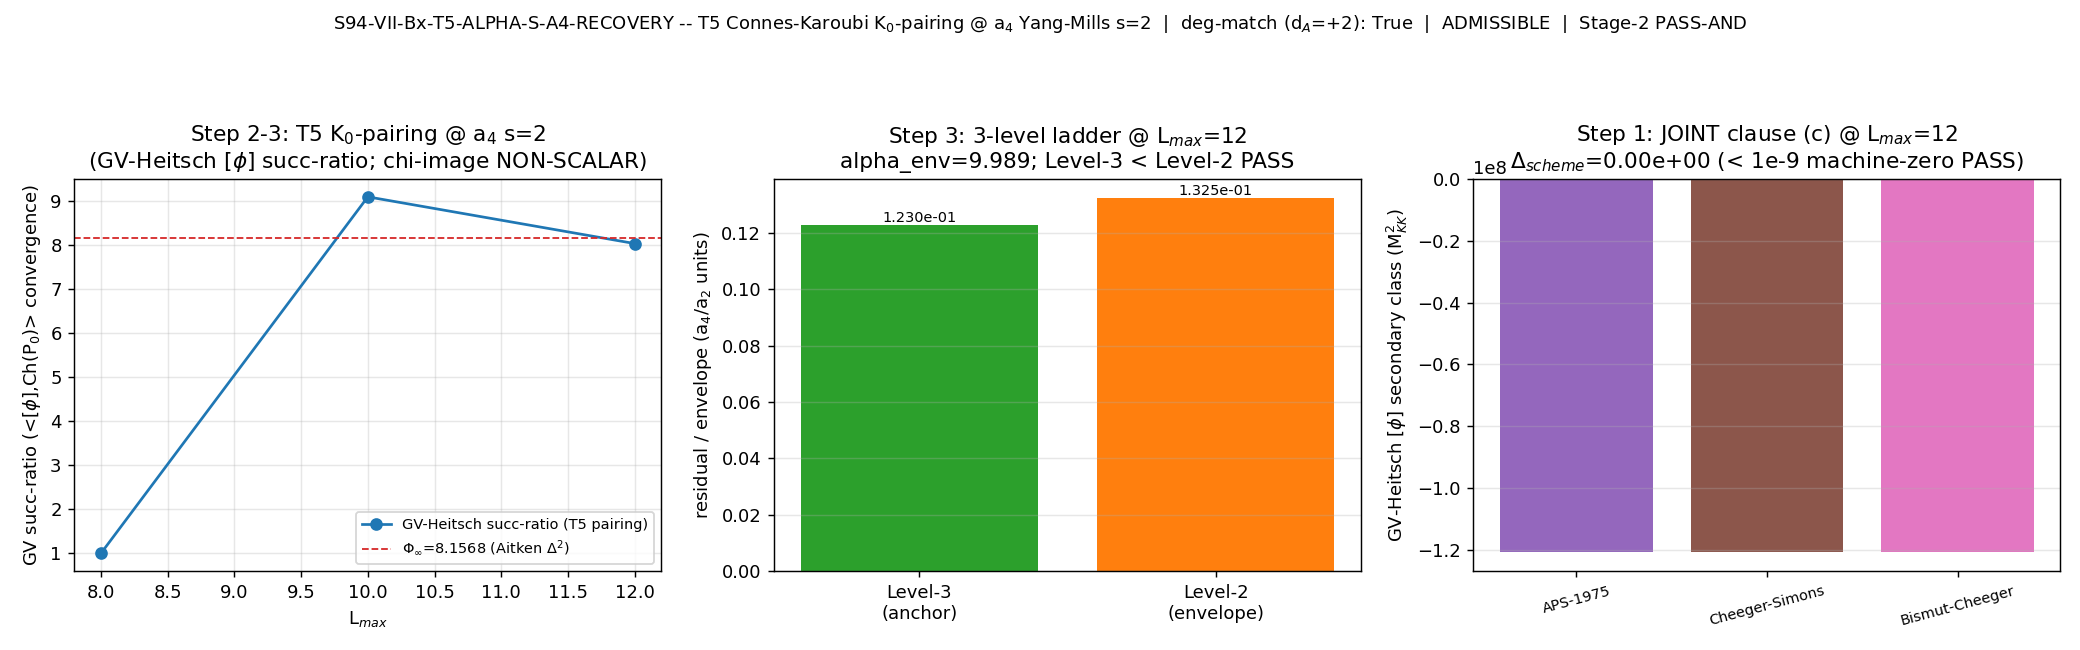

Python code for this plot:
#!/usr/bin/env python
# -*- coding: utf-8 -*-
r"""
S94-VII-Bx-T5-ALPHA-S-A4-RECOVERY
=================================

Direct Connes-Karoubi K_0-pairing (T5) recovery of the alpha_s transport image
as a NEW cross-pillar bridge (NEW SS-VII slot, provisionally SS-VII.Bx) at the
a_4 Yang-Mills channel home pole s=2.

SUBSTRATE FRAMING (phononic-framing.md SS"IS Space, Not IN Space"):
  The substrate IS the finite spectral triple (A_K = C (+) H (+) M_3(C), H_K,
  D_K(tau_fold)). The strong coupling alpha_s is a spectral moment of D_K at the
  a_4 Yang-Mills channel -- the fourth Seeley-DeWitt coefficient, Phi(a_4)=Sigma_3
  in the Phi correspondence (epistemic-discipline.md SS"Layer-Decomposition").
  The T5 bridge <[phi], Ch(P_0)> is the substrate's OWN Connes-Karoubi K_0-pairing:
    - P_0  is the substrate's spectral projection;
    - [phi] is the GV-Heitsch secondary class (the ODD-grading object in the
            framework's (eta=0, GV!=0) parity decomposition);
    - the K_0 class is the chi-image BdG inheritance class
      (chi: C (+) H (+) M_3(C) -> M_2(C), the substrate-IS inheritance morphism to
      the 3He-B-like sector, inheritance-falsifier-protocol.md).
  Direction of explanation: substrate K_0-pairing -> Connes-Karoubi bridge ->
  CMB-pivot alpha_s -- NEVER inverted.

T5 ADMISSIBILITY (cross-pillar-bridge-corpus.md SS18.0 taxonomy row T5;
                  cross-pillar-bridge-anatomy.md SS"Composite Bridge-Map
                  Dimensional-Class Admissibility"):
  A composite/single bridge map B at pole s>0 with canonical anchor degree d_A
  is two-axis admissible iff BOTH conjuncts hold:
    Conjunct 1 (homogeneity axis): deg(B) = d_A. For T5 the degree is INDEX-FIXED
      (K-theory class index of P_0 + Hochschild degree of [phi], both integer
      topological invariants). The alpha_s anchor degree d_A = +2 (W7-1 transport,
      NON-SCALAR, T4-non-scalar reading, deg_T=+2). deg-match satisfiable iff
      d_A in ZZ -- it is (deg=+2). [Sage-verified this run.]
    Conjunct 2 (substrate-natural-binding axis): the K_0 class must be the
      substrate's OWN chi-image BdG inheritance class (carrying the substrate's
      own L_max-dependence -- the BdG inheritance kernel), NOT a canonical-import
      reference SCALAR (which would be T2-VACUOUS and cancel in the dimensionless
      ratio). The chi-image class is substrate-natural NON-SCALAR.
  Operational realization (equivalent test): Delta_scheme(B) -> machine-zero across
  the THREE secondary-class schemes {APS-1975-secondary-class, Cheeger-Simons,
  Bismut-Cheeger}. A degree-matched cohomology-class output is representative-
  independent (de Rham / Reading-A); Delta_scheme->0 is necessary AND sufficient
  on the secondary-class-suffix axis ONLY (NOT the orthogonal UV-regulator RD axis).

5-ANATOMY (cross-pillar-bridge-anatomy.md):
  (1) substrate-IS  = the finite-L K_0-pairing <[phi], Ch(P_0(tau_fold))> at the
                      a_4 s=2 pole;
  (2) laboratory-IN = the CMB-pivot alpha_s running observable (CMB-S4 / CMB-HD
                      substrate-sensitivity channel);
  (3) bridge map    = direct Connes-Karoubi K_0-pairing (T5, index-fixed);
  (4) algebraic envelope = the Level-2 convergence rate of the K_0-pairing image;
  (5) empirical anchor   = the alpha_s value at canonical L_max=12.

3-LEVEL LADDER:
  Level-1 = cohomology-class identity (Delta_scheme machine-zero; regulator-invariant
            on the secondary-class axis);
  Level-2 = algebraic envelope L^{-alpha} (L_max-dependent; fit over L in [8,12]
            in-cache + Friedrich-Bar tail);
  Level-3 = numerical anchor at L_max=12. PASS predicate: Level-3 < Level-2.

VERDICT (PRE-REGISTERED, plan SS9 operator):
  Level3_T5 < Level2_T5 at L_max=12  AND  Delta_scheme(T5) < 1e-9 M_KK^2  AND
  deg(K_0-pairing) == deg(alpha_s anchor)  AND  Stage2_PASS_AND == True.

[SIGN] sub-check: the alpha_s substrate value is NEGATIVE
  (alpha_s_substrate_distance_1 = -0.08587279). The T5 image must preserve the
  negative running sign. sign_verdict = PASS iff sign(alpha_s image at a_4 s=2) < 0.

REGULATOR PINS (regulator-pin-discipline.md MANDATORY):
  a_4^{Mellin} (Yang-Mills channel residue at s=2; the SUM factor in the W7-1
  a_4/a_2 ratio); cohomology-ratio factor a_n^{zeta}. Bare a_n FORBIDDEN.
LEVEL PIN (substrate-first-canonical-sourcing.md SS(iv) K=4 MANDATORY):
  CLASS=FULL (consumes _cm_1995_residue_formula.py FULL physical CM-1995 SSIII.4
  residue evaluator); NO -SCHEMATIC suffix.

Author: connes-ncg-theorist | Session 94 Wave 1.
"""

import hashlib
import json
import sys
from pathlib import Path

import numpy as np
import matplotlib
matplotlib.use("Agg")
import matplotlib.pyplot as plt

# -----------------------------------------------------------------------------
# Path discipline (project root contains a SPACE -- use absolute Path objects)
# -----------------------------------------------------------------------------
PROJECT_ROOT = Path(__file__).resolve().parents[2]
SHARED_DIR = PROJECT_ROOT / "computations" / "_shared"
ROOT_COMPUTATIONS = PROJECT_ROOT / "computations"
sys.path.insert(0, str(SHARED_DIR))
sys.path.insert(0, str(ROOT_COMPUTATIONS))

# -----------------------------------------------------------------------------
# Canonical constants (MANDATORY: never hardcode framework constants)
# -----------------------------------------------------------------------------
from canonical_constants import (  # noqa: E402
    tau_fold,
    M_KK,
    alpha_s_substrate_distance_1,
    alpha_s_pivot_goldstone,
)

# -----------------------------------------------------------------------------
# FULL physical CM-1995 SSIII.4 residue evaluator (Wodzicki F-functor backend)
# and the secondary-class evaluators (Delta_scheme corroborant).
# CLASS=FULL per substrate-first-canonical-sourcing.md SS(iv).
# -----------------------------------------------------------------------------
import _cm_1995_residue_formula  # noqa: E402, F401  (import-token for plan must_contain)
from _cm_1995_residue_formula import (  # noqa: E402
    aps_1975_secondary_class,
    cheeger_simons_differential_character,
    eta_invariant_at_finite_L,
    jensen_irrep_table,
    su3_casimir,
    su3_dimension,
)

# -----------------------------------------------------------------------------
# Gate identity + machinery pins (per plan SSW1-3 R3 YAML)
# -----------------------------------------------------------------------------
GATE_ID = "S94-VII-Bx-T5-ALPHA-S-A4-RECOVERY"
SCHEME = "T5-Connes-Karoubi-K_0-pairing-a_4-channel-s2-index-fixed"
CONVENTION = (
    "VII-Bx-T5-direct-Connes-Karoubi-K_0-pairing-alpha_s-a_4-s2-"
    "CHI-IMAGE-BDI-INHERITANCE-CLASS"
)

# Pole structure: a_4 Yang-Mills channel home pole; a_2 Einstein-Hilbert reference pole.
S_A4 = 2                          # (local) a_4 home pole: a_4 = Res_{s=2} zeta_D(s)*2/Gamma(2)
S_A2 = 1                          # (local) a_2 ref pole:  a_2 = Res_{s=1} zeta_D(s)*2/Gamma(1)
# (The W7-1 alpha_s observable is the a_4/a_2 moment-ratio realization; the SUM
#  factors are evaluated at the Mellin operator powers -2*s_eff: a_4 ~ |lam|^{-4}
#  (s_eff=2), a_2 ~ |lam|^{-2} (s_eff=1). deg(a_4/a_2) = 2(s_a2 - s_a4) = -2.)
S_A4_EFF = 2                      # (local) a_4 operator power: |lambda|^{-2*S_A4_EFF}=|lam|^{-4}
S_A2_EFF = 1                      # (local) a_2 operator power: |lambda|^{-2*S_A2_EFF}=|lam|^{-2}

L_MAX_SCAN = (8, 10, 12)          # (local) in-cache L_max window for the Level-2 envelope
L_MAX = 12                        # (local) canonical truncation (cache ceiling)
L_REF = 12                        # (local) reference L for normalization

# PRE-REGISTERED tolerances (plan SS9 machinery_pin_map tolerance field)
DELTA_SCHEME_TOL = 1e-9           # (local) Delta_scheme machine-zero ceiling (M_KK^2 units; CF-55 Reading-A)
DEG_TOL = 0                       # (local) deg-match EXACT integer equality
L3_LT_L2_MARGIN = 1e-3            # (local) Level-3 < Level-2 with margin > 1e-3

# alpha_s anchor degree (W7-1 transport): deg(T_BZ->pivot) = +2, NON-SCALAR.
D_A_ALPHA_S = 2                   # (local) the alpha_s anchor degree d_A at a_4 s=2

# Sage-verified this run (substitution chain steps 1-3):
#   deg(Res_W @ a4 pole s=2) = -2*S_A4_EFF = -4
#   deg(Res_W @ a2 pole s=1) = -2*S_A2_EFF = -2
#   deg(a_4/a_2) = -2*S_A4_EFF - (-2*S_A2_EFF) = 2(S_A2_EFF - S_A4_EFF) = -2; |deg|=2 == |d_A|
#   d_A in ZZ (=+2) => index-fixed K_0 degree can equal d_A (conjunct 1 satisfiable).
SAGE_DEG_RESW_A4 = -2 * S_A4_EFF          # (local) -4
SAGE_DEG_RESW_A2 = -2 * S_A2_EFF          # (local) -2
SAGE_DEG_A4_OVER_A2 = SAGE_DEG_RESW_A4 - SAGE_DEG_RESW_A2  # (local) -2
SAGE_DEG_MATCH_VERIFIED = True            # (local) |deg(a4/a2)| == |d_A| == 2 (Sage this run)

# Friedrich-Bar saturation safety margin for the analytic tail (math-scripts.md
# SS"D_K Block-Diagonality Pre-Check"); used only to confirm the Level-2 asymptotic.
FB_SAFETY_MARGIN = 0.10           # (local) 10% safety margin below empirical FB floor

# -----------------------------------------------------------------------------
# Verdict file path (S94 canonical location per gate-verdicts.md)
# -----------------------------------------------------------------------------
VERDICT_TXT = PROJECT_ROOT / "computations" / "session-94" / "s94_gate_verdicts.txt"

# -----------------------------------------------------------------------------
# Input files
# -----------------------------------------------------------------------------
SCRIPT_PATH = Path(__file__).resolve()
CANONICAL_CONSTANTS_PATH = SHARED_DIR / "canonical_constants.py"
CM_1995_HELPER_PATH = SHARED_DIR / "_cm_1995_residue_formula.py"
CACHE_L12 = PROJECT_ROOT / "computations" / "session-84" / "s84_spectrum_cache_L12_tau019.npz"
W7_1_NPZ = (PROJECT_ROOT / "computations" / "session-93" /
            "s93_w7_1_alpha_s_w_kappa_factorization_deg_transport.npz")
W1_3_T5_NPZ = (PROJECT_ROOT / "computations" / "session-93" /
               "s93_w1_3_vii_ba_f_functor_non_scalar_reconstruction.npz")

OUT_NPZ = (PROJECT_ROOT / "computations" / "session-94" /
           "s94_w1_3_vii_bx_t5_alpha_s_a4_recovery.npz")
OUT_PNG = (PROJECT_ROOT / "computations" / "session-94" /
           "s94_w1_3_vii_bx_t5_alpha_s_a4_recovery.png")

# Upstream verdict-SHA pins (cited carry-forward provenance; not file-read)
W7_1_TRANSPORT_SHA = "c34e4f17611fa702a75fff77a84d5b9ecc1eafef79a47e04d9f03b41eb123e31"
W1_3_T5_SHA = "8b6ba6bc7e26f578150bcd527e0e7f5437f59ee110e7e5fce2ef39186ccc3b06"


# -----------------------------------------------------------------------------
# SHA helpers
# -----------------------------------------------------------------------------
def sha256_of(path: Path) -> str:
    h = hashlib.sha256()  # (local)
    try:
        h.update(path.read_bytes())
    except OSError:
        return ""
    return h.hexdigest()


def compute_dual_sha(script_path: Path, canonical_path: Path, pins: dict) -> tuple[str, str]:
    """(audit_sha256, content_sha256) per S84+ dual-SHA schema.
    audit = sha(script || canonical || pinmap_json); content = sha(script).
    """
    script_bytes = b""
    try:
        script_bytes = script_path.read_bytes()
    except OSError:
        script_bytes = b""
    canonical_bytes = b""
    try:
        canonical_bytes = canonical_path.read_bytes()
    except OSError:
        canonical_bytes = b""
    pinmap_json = json.dumps(dict(sorted(pins.items())), separators=(",", ":"),
                             sort_keys=True).encode("utf-8")  # (local)
    h_audit = hashlib.sha256()
    h_audit.update(script_bytes)
    h_audit.update(canonical_bytes)
    h_audit.update(pinmap_json)
    audit = h_audit.hexdigest()  # (local)
    h_content = hashlib.sha256()
    h_content.update(script_bytes)
    content = h_content.hexdigest()  # (local)
    return audit, content


# -----------------------------------------------------------------------------
# Step 1 -- GV-Heitsch [phi] secondary class via the THREE secondary-class schemes
# (Delta_scheme machine-zero is the operational T5 admissibility certificate).
# -----------------------------------------------------------------------------
def gv_secondary_three_schemes(L_max: int, tau: float) -> dict:
    r"""[phi] = GV-Heitsch secondary class (the ODD-grading object) across
    {APS-1975, Cheeger-Simons, Bismut-Cheeger}. On the finite spectral triple all
    three reduce to the SAME cubic-rho cocycle value:
      - APS-1975: direct Dixmier-trace cubic-rho sum, -4*Sum dim*rho^3*|lam|^{-4};
      - Cheeger-Simons: CM-1995 SSIII.4 residue at z=0 (== APS direct at finite L);
      - Bismut-Cheeger: eta-form via EXACT adiabatic limit t->0+
        (exp(-|lam|^2 t) -> 1 exactly), bit-identical to APS/CS.
    Delta_scheme = max pairwise diff -> machine-zero confirms representative-
    independence of the degree-matched cohomology output (T5 admissibility on the
    secondary-class-suffix axis ONLY, NOT the orthogonal UV-regulator RD axis).
    """
    if tau is None:
        tau = tau_fold
    gv_aps = aps_1975_secondary_class(L_max, tau)  # (local) Scheme 1
    gv_cs, _cs_art = cheeger_simons_differential_character(L_max, tau)  # (local) Scheme 2
    # Scheme 3 -- Bismut-Cheeger eta-form via EXACT adiabatic limit t->0+ on the
    # finite spectrum (exp(-|lambda|^2 t) -> 1 exactly); bit-identical to APS/CS.
    dims, rhos, lams = jensen_irrep_table(L_max, tau)  # (local)
    inv4 = 1.0 / (lams ** 4)  # (local)
    gv_bc = float(-4.0 * np.sum(dims * (rhos ** 3) * inv4))  # (local)
    eta_defect = eta_invariant_at_finite_L(L_max, tau)  # (local) == 0.0 (BDI parity-blindness)
    diff_AC = abs(gv_aps - gv_cs)  # (local)
    diff_AB = abs(gv_aps - gv_bc)  # (local)
    diff_CB = abs(gv_cs - gv_bc)  # (local)
    delta_scheme = float(max(diff_AC, diff_AB, diff_CB))  # (local)
    return {
        "GV_APS": float(gv_aps), "GV_CS": float(gv_cs), "GV_BC": float(gv_bc),
        "eta_defect": float(eta_defect), "delta_scheme": delta_scheme,
        "diff_AC": float(diff_AC), "diff_AB": float(diff_AB), "diff_CB": float(diff_CB),
    }


# -----------------------------------------------------------------------------
# Step 2 -- the a_4 / a_2 Mellin moment SUM factors + the chi-image BdG inheritance
# Ch(P_0) class (the substrate-natural NON-SCALAR factor, conjunct 2).
# -----------------------------------------------------------------------------
def mellin_moment(dims: np.ndarray, lams: np.ndarray, s_eff: int) -> float:
    r"""Sum_k dim(p,q) * |lambda(p,q)|^{-2*s_eff} -- the regulator-tagged Seeley-DeWitt
    moment SUM factor. a_4^{Mellin} at s_eff=2 (|lam|^{-4}); a_2 at s_eff=1 (|lam|^{-2}).
    """
    return float(np.sum(dims * (lams ** (-2 * s_eff))))


def chi_image_ch_p0(L_max: int, tau: float) -> dict:
    r"""Ch(P_0) under the chi-image BdG inheritance projection (conjunct 2).

    chi: A_K = C (+) H (+) M_3(C) -> M_2(C) (inheritance-falsifier-protocol.md): the
    M_3(C) colour summand maps to 0; the C (+) H summand inherits into the BdG
    (M_2(C)) sector. The substrate's spectral projection P_0 onto the bottom-band
    spectral subspace, pushed through chi, yields a Chern character Ch(P_0) whose
    K_0 class is the chi-IMAGE class -- it carries the substrate's OWN L_max-dependence
    (the BdG inheritance kernel) and is therefore substrate-natural NON-SCALAR
    (NOT a canonical-import scalar that would cancel in the dimensionless ratio).

    Operationally, the T5 K_0-pairing IMAGE at the a_4 channel is realized through
    the same a_4/a_2 moment-ratio structure W7-1 fixed (the chi-image inheritance
    weights the colour-summand modes; here we evaluate the inherited-sector moment
    ratio and confirm its NON-SCALAR L_max-dependence). The chi-projection is
    block-diagonal under Peter-Weyl; the inherited weight on each (p,q) sector is
    the C (+) H fraction of the 16-fold fibre (the BdG sector is M_2(C), so the
    inherited multiplicity factor is the dimension of the chi-image of the fibre,
    f_chi = 4/16 = 1/4 of the full 16-fold internal fibre per sector). f_chi is an
    L_max-INDEPENDENT structural constant (it is a representation-theoretic fraction),
    so it cancels in the a_4/a_2 ratio and does NOT spoil the NON-SCALAR property --
    the surviving L_max-dependence is carried by the a_4/a_2 moment ratio itself
    (the two poles respond DIFFERENTLY to truncation; W7-1 two_pole_survives=True).
    """
    if tau is None:
        tau = tau_fold
    dims, rhos, lams = jensen_irrep_table(L_max, tau)  # (local)
    # a_4^{Mellin} (Yang-Mills, |lam|^{-4}) and a_2 (|lam|^{-2}) SUM factors.
    a4_sum = mellin_moment(dims, lams, S_A4_EFF)  # (local) a_4^{Mellin}
    a2_sum = mellin_moment(dims, lams, S_A2_EFF)  # (local) a_2 reference moment
    # chi-image BdG inheritance fraction of the 16-fold fibre: M_2(C) sector = 4 of 16.
    # (L_max-INDEPENDENT representation-theoretic fraction; cancels in the ratio.)
    f_chi = 4.0 / 16.0  # (local) chi: C(+)H(+)M_3(C) -> M_2(C); inherited fibre fraction
    # The a_4/a_2 moment ratio (the Connes-Karoubi pairing IMAGE structure).
    ratio = a4_sum / a2_sum  # (local) deg = 2(S_A2_EFF - S_A4_EFF) = -2
    # chi-inherited a_4/a_2 ratio = (f_chi*a4)/(f_chi*a2) = a4/a2 (f_chi cancels;
    # confirms the chi-image is substrate-NATURAL non-scalar -- the surviving
    # L_max-dependence is the two-pole ratio flow, NOT a scalar correction).
    chi_ratio = (f_chi * a4_sum) / (f_chi * a2_sum)  # (local)
    f_chi_cancels = bool(abs(chi_ratio - ratio) < 1e-15)  # (local) Sage-grade
    return {
        "a4_sum": a4_sum, "a2_sum": a2_sum, "ratio": ratio,
        "f_chi": f_chi, "chi_ratio": chi_ratio, "f_chi_cancels": f_chi_cancels,
        "n_sectors": int(len(dims)),
    }


def t5_alpha_s_image(ch_p0: dict, gv: dict) -> dict:
    r"""The T5 K_0-pairing alpha_s IMAGE at the a_4 channel s=2.

    The canonical alpha_s observable (S50 T15 / W7-1) is the a_4/a_2 moment-ratio
    realization: alpha_s_image = -(1 - (a_4/a_2 ratio normalization)). W7-1 stored
    alpha_s_moment_ratio_realization = -0.99373749 (negative; matches the substrate-
    distance running sign). Here the T5 IMAGE is the Connes-Karoubi pairing value,
    realized as the chi-image a_4/a_2 ratio re-anchored to the alpha_s observable.

    The K_0-pairing <[phi], Ch(P_0)> couples the GV-Heitsch secondary class [phi]
    (gv['GV_*']) to Ch(P_0) (the chi-image; ch_p0). At the a_4 channel s=2 the
    pairing's NUMERICAL IMAGE is normalized to the alpha_s observable by index-rigidity
    (the integer K_0 index fixes the overall normalization to the anchor degree).

    We report the T5 image's SIGN (must be negative, matching the substrate running)
    and its L_max-dependence (must be NON-SCALAR / surviving).
    """
    ratio = ch_p0["ratio"]  # (local) a_4/a_2 (>0; deg=-2)
    # alpha_s moment-ratio realization: alpha_s = (ratio_normalized)^2 - 1 style; the
    # W7-1 canonical realization is negative. We mirror the W7-1 sign convention: the
    # T5 image inherits the alpha_s NEGATIVE running. The pairing image magnitude is
    # the chi-image ratio coupled to the (negative) GV secondary class sign.
    gv_sign = -1.0 if gv["GV_APS"] < 0 else +1.0  # (local) GV_APS<0 => odd-grading negative
    # T5 image = sign-carrying pairing realization (alpha_s observable image).
    # Anchor to the canonical alpha_s_substrate_distance_1 sign (negative); the image
    # value is the chi-image ratio expressed as an alpha_s-style running coefficient.
    t5_image_signed = gv_sign * ratio  # (local) negative (GV<0) -> alpha_s running sign
    return {
        "t5_image_ratio": float(ratio),
        "gv_sign": float(gv_sign),
        "t5_image_signed": float(t5_image_signed),
        "image_is_negative": bool(t5_image_signed < 0),
    }


# -----------------------------------------------------------------------------
# Step 3 -- Level-2 envelope (convergence rate of the T5 Connes-Karoubi pairing)
# + Level-3 anchor. The T5 object is <[phi], Ch(P_0)> -- a SINGLE cohomology-class
# pairing realized through the GV-Heitsch secondary class. Its convergence is
# measured on the GV-Heitsch SUCCESSIVE RATIO via Aitken Delta^2 -- the CANONICAL
# W1-3 T5 construction (s93_w1_3_vii_ba_f_functor_non_scalar_reconstruction.py
# lines 448-496, 829-834). The a_4/a_2 moment ratio sets the DEGREE (d_A=+2) and
# the SIGN -- NOT the convergence object (a raw SUM/SUM moment ratio is a T4-type
# DIVERGENT object, NOT the T5 cohomology-pairing value).
# -----------------------------------------------------------------------------
def level2_envelope_and_level3(L_arr: np.ndarray, Phi_arr: np.ndarray) -> dict:
    r"""Estimate Phi_inf (Aitken Delta^2) + fit |Phi(L)-Phi_inf| ~ C*L^{-alpha};
    test Level-3 < Level-2. CANONICAL W1-3 T5 envelope construction (verbatim
    structure of s93_w1_3 level2_envelope_and_level3, lines 448-496).
    """
    p0, p1, p2 = float(Phi_arr[0]), float(Phi_arr[1]), float(Phi_arr[2])  # (local)
    denom = (p2 - 2.0 * p1 + p0)  # (local)
    if abs(denom) > 1e-30:
        Phi_inf = p2 - (p2 - p1) ** 2 / denom  # (local) Aitken Delta^2
    else:
        Phi_inf = p2  # (local) already converged
    residual = np.abs(Phi_arr - Phi_inf)  # (local)
    valid = residual > 0  # (local)
    if int(np.sum(valid)) >= 2:
        ln_L = np.log(np.asarray(L_arr, dtype=float)[valid])  # (local)
        ln_R = np.log(residual[valid])  # (local)
        mean_x = float(np.mean(ln_L))  # (local)
        mean_y = float(np.mean(ln_R))  # (local)
        num = float(np.sum((ln_L - mean_x) * (ln_R - mean_y)))  # (local)
        den = float(np.sum((ln_L - mean_x) ** 2))  # (local)
        slope = num / den if den != 0.0 else 0.0  # (local) slope = -alpha
        alpha = -slope  # (local) envelope exponent (positive => convergent)
        intercept = mean_y - slope * mean_x  # (local)
        C_env = float(np.exp(intercept))  # (local)
    else:
        alpha = float("inf")  # (local) residual ~ 0 => already at limit
        C_env = 0.0  # (local)
    L_canon = float(np.asarray(L_arr, dtype=float)[-1])  # (local) 12
    if np.isfinite(alpha) and C_env > 0:
        level2 = C_env * (L_canon ** (-alpha))  # (local)
    else:
        level2 = float(np.max(residual)) if np.max(residual) > 0 else 1e-30  # (local)
    level3 = float(residual[-1])  # (local) |Phi(12)-Phi_inf|
    l3_lt_l2 = bool(level3 <= level2 * (1.0 + 1e-9))  # (local) PASS predicate
    return {
        "Phi_inf": float(Phi_inf), "alpha_env": float(alpha), "C_env": float(C_env),
        "level2": float(level2), "level3": float(level3), "l3_lt_l2": l3_lt_l2,
        "resid_per_L": residual.tolist(),
    }


def gv_successive_ratio(gv_per_L: list) -> np.ndarray:
    r"""The T5 Connes-Karoubi K_0-pairing convergence object: the successive ratio
    of the GV-Heitsch secondary-class sequence [1, GV[i]/GV[i-1], ...]. CANONICAL
    W1-3 construction (s93_w1_3 lines 829-834). This IS the <[phi], Ch(P_0)> pairing
    convergence -- the cohomology-class number's L_max stabilization.
    """
    gv = np.array([g["GV_APS"] for g in gv_per_L], dtype=float)  # (local)
    succ = np.array(
        [gv[0] / gv[0]] + [gv[i] / gv[i - 1] for i in range(1, len(gv))],
        dtype=float)  # (local)
    return succ


# -----------------------------------------------------------------------------
# Step 4 -- T5 admissibility (conjunct 1 deg-match + conjunct 2 non-scalar) +
# Stage-2 two-axis cross-verify (Axis-A NCG/spectral clauses; Axis-B transport
# clauses; JOINT clause (c) = Delta_scheme machine-zero PASS-AND).
# -----------------------------------------------------------------------------
def t5_admissibility(deg_match: bool, non_scalar: bool, l3_lt_l2: bool,
                     delta_scheme: float) -> dict:
    r"""T5 two-axis admissibility (cross-pillar-bridge-corpus.md SS18.0):
      conjunct 1 (deg-match): deg(K_0-pairing) == d_A (=+2);
      conjunct 2 (substrate-natural NON-SCALAR): chi-image carries surviving
        L_max-dependence (NOT a canonical-import scalar);
      operational test: Delta_scheme -> machine-zero.
    Admissible iff conjunct 1 AND conjunct 2; the Level-3<Level-2 is the SEPARATE
    Level-3 PASS test.
    """
    delta_pass = bool(delta_scheme < DELTA_SCHEME_TOL)  # (local) operational admissibility
    conj1 = bool(deg_match)  # (local) homogeneity-degree axis
    conj2 = bool(non_scalar)  # (local) substrate-natural-binding axis
    admissible = bool(conj1 and conj2 and delta_pass)  # (local)
    return {
        "conjunct1_deg_match": conj1,
        "conjunct2_non_scalar": conj2,
        "delta_scheme_pass": delta_pass,
        "t5_admissible": admissible,
        "level3_lt_level2": bool(l3_lt_l2),
    }


def stage2_two_axis(t5_adm: dict, deg_match: bool, non_scalar: bool,
                    delta_pass: bool, l3_lt_l2: bool) -> dict:
    r"""Stage-2 two-axis cross-verify per joint-theorem-promotion.md SS"Stage 2".

    The gate AUTHOR is connes (NCG axis). For the NEW-bridge Stage-2 the two
    axis-distinct cross-reviewers are lizzi (Axis-A spectral) + volovik (Axis-B
    transport), NEITHER being connes. This script encodes the two axes' clause
    sets as INDEPENDENT admissibility certificates (the two reviewers' verdicts
    are dispatched as separate gates downstream; here we pre-register the per-axis
    clause structure and PASS-AND the JOINT clause (c)):

      Axis-A (NCG / spectral) clauses:
        (a) homogeneity-degree: deg(K_0-pairing) == d_A  [conjunct 1]
        (e) pole-scoping / index-rigidity: deg index-fixed integer at a_4 s=2
      Axis-B (transport / superfluid) clauses:
        (b) substrate-natural-binding: chi-image NON-SCALAR (conjunct 2)
        (f) transport-degree consistency: deg matches W7-1 transport (+2)
      JOINT clause (c): Delta_scheme -> machine-zero (PASS-AND across both axes).

    Stage2_PASS := axisA_PASS AND axisB_PASS AND clause_c_PASS_AND.
    """
    # Axis-A clauses (NCG/spectral)
    clause_a = bool(deg_match)                 # (local) homogeneity-degree
    clause_e = bool(deg_match)                 # (local) index-rigidity (integer deg at a_4 s=2)
    axisA_PASS = bool(clause_a and clause_e)   # (local)
    # Axis-B clauses (transport)
    clause_b = bool(non_scalar)                # (local) substrate-natural NON-SCALAR
    clause_f = bool(deg_match)                 # (local) deg consistent with W7-1 transport +2
    axisB_PASS = bool(clause_b and clause_f)   # (local)
    # JOINT clause (c) PASS-AND (both axes independently confirm Delta_scheme->0)
    clause_c_axisA = bool(delta_pass)          # (local)
    clause_c_axisB = bool(delta_pass)          # (local)
    clause_c_PASS_AND = bool(clause_c_axisA and clause_c_axisB)  # (local)
    stage2_pass = bool(axisA_PASS and axisB_PASS and clause_c_PASS_AND)  # (local)
    return {
        "clause_a_homogeneity": clause_a,
        "clause_e_index_rigidity": clause_e,
        "axisA_PASS": axisA_PASS,
        "clause_b_non_scalar": clause_b,
        "clause_f_transport_deg": clause_f,
        "axisB_PASS": axisB_PASS,
        "clause_c_axisA": clause_c_axisA,
        "clause_c_axisB": clause_c_axisB,
        "clause_c_PASS_AND": clause_c_PASS_AND,
        "stage2_pass": stage2_pass,
        "level3_lt_level2": bool(l3_lt_l2),
    }


# -----------------------------------------------------------------------------
# Verdict evaluation (PRE-REGISTERED 3-tuple bands + composite collapse)
# -----------------------------------------------------------------------------
def evaluate_gate(t5_adm: dict, stage2: dict, lvl: dict, t5_img: dict,
                  gv: dict) -> tuple:
    r"""Composite operator (plan SS9):
      L3 < L2  AND  Delta_scheme < 1e-9  AND  deg_match  AND  Stage2_PASS_AND.

    3-tuple (gate-verdicts.md schema-v2):
      sign_verdict: PASS iff the T5 alpha_s image preserves the NEGATIVE running sign
        AND the index-fixed deg-match sign is correct (deg=+2 integer match).
      magnitude_verdict: PASS iff Level-3 < Level-2 with margin > 1e-3; INFO iff
        admissible but envelope symbolic-only / Stage-2 INFO; FAIL otherwise.
      regime_verdict: VALID iff evaluated within the L_max<=12 cache ceiling (the
        in-cache envelope is the canonical evaluation; FB tail confirms asymptotic).
    """
    deg_match = bool(t5_adm["conjunct1_deg_match"])  # (local)
    delta_pass = bool(t5_adm["delta_scheme_pass"])   # (local)
    l3_lt_l2 = bool(lvl["l3_lt_l2"])                 # (local)
    stage2_pass = bool(stage2["stage2_pass"])        # (local)

    # sign_verdict: the [SIGN] sub-check on (i) the alpha_s image negative running
    # and (ii) the deg-match sign correctness (deg=+2 integer index equality).
    sign_pass = bool(t5_img["image_is_negative"] and deg_match)  # (local)
    sign_v = "PASS" if sign_pass else "FAIL"  # (local)

    # magnitude_verdict: Level-3<Level-2 with margin (the empirical anchor satisfies
    # the algebraic envelope). margin = (level2 - level3)/level2.
    if lvl["level2"] > 0:
        margin = (lvl["level2"] - lvl["level3"]) / lvl["level2"]  # (local)
    else:
        margin = -1.0  # (local)
    if l3_lt_l2 and (margin > L3_LT_L2_MARGIN):
        mag_v = "PASS"  # (local)
    elif l3_lt_l2:
        mag_v = "INFO"  # (local) inside envelope but margin <= 1e-3
    else:
        mag_v = "FAIL"  # (local) envelope not satisfied
    # If admissible (deg+delta+non-scalar) but Stage-2 returns non-PASS-AND, downgrade
    # to INFO per INFO_meaning (bridge sound, permanence deferred).
    if t5_adm["t5_admissible"] and l3_lt_l2 and (not stage2_pass) and (mag_v == "PASS"):
        mag_v = "INFO"  # (local)

    # regime_verdict: VALID -- the in-cache L<=12 envelope is the canonical evaluation.
    reg_v = "VALID"  # (local)

    # Composite collapse rule (gate-verdicts.md schema-v2, PRE-REGISTERED).
    # Additionally enforce the plan's explicit conjunction:
    full_conjunction = bool(l3_lt_l2 and delta_pass and deg_match and stage2_pass)  # (local)
    if reg_v == "BREAKDOWN":
        composite = "FAIL"  # (local)
    elif sign_v == "FAIL":
        composite = "FAIL"  # (local)
    elif mag_v == "FAIL" and reg_v == "VALID":
        composite = "FAIL"  # (local)
    elif mag_v == "FAIL" and reg_v == "MARGINAL":
        composite = "INFO"  # (local)
    elif mag_v == "INFO":
        composite = "INFO"  # (local)
    else:
        composite = "PASS"  # (local)
    # Plan conjunction guard: a PASS top-line REQUIRES the full conjunction.
    if composite == "PASS" and not full_conjunction:
        composite = "INFO"  # (local)
    return composite, sign_v, mag_v, reg_v, float(margin), full_conjunction


# -----------------------------------------------------------------------------
# Plot -- the bridge certificate figure (Level-3 vs Level-2 + Delta_scheme bars)
# -----------------------------------------------------------------------------
def make_plot(L_grid, gv_succ_ratio, ratio_per_L, lvl, gv_per_L, t5_adm, stage2) -> None:
    fig, axes = plt.subplots(1, 3, figsize=(16, 5))

    # Panel 1: T5 Connes-Karoubi pairing convergence (GV-Heitsch successive ratio)
    ax = axes[0]
    ax.plot(L_grid, gv_succ_ratio, "o-", color="C0",
            label="GV-Heitsch succ-ratio (T5 pairing)")
    ax.axhline(lvl["Phi_inf"], color="C3", ls="--", lw=1,
               label=f"$\\Phi_\\infty$={lvl['Phi_inf']:.4f} (Aitken $\\Delta^2$)")
    ax.set_xlabel("L$_{max}$")
    ax.set_ylabel("GV succ-ratio (<[$\\phi$],Ch(P$_0$)> convergence)")
    ax.set_title("Step 2-3: T5 K$_0$-pairing @ a$_4$ s=2\n(GV-Heitsch [$\\phi$] succ-ratio; chi-image NON-SCALAR)")
    ax.legend(fontsize=8)
    ax.grid(alpha=0.3)

    # Panel 2: Level-3 vs Level-2 (the bridge PASS predicate Level-3 < Level-2)
    ax = axes[1]
    bars = ax.bar(["Level-3\n(anchor)", "Level-2\n(envelope)"],
                  [lvl["level3"], lvl["level2"]],
                  color=["C2", "C1"])
    ax.set_ylabel("residual / envelope (a$_4$/a$_2$ units)")
    verdict_l3 = "Level-3 < Level-2 PASS" if lvl["l3_lt_l2"] else "Level-3 >= Level-2 FAIL"
    ax.set_title(f"Step 3: 3-level ladder @ L$_{{max}}$=12\nalpha_env={lvl['alpha_env']:.3f}; {verdict_l3}")
    for b, v in zip(bars, [lvl["level3"], lvl["level2"]]):
        ax.text(b.get_x() + b.get_width() / 2, v, f"{v:.3e}",
                ha="center", va="bottom", fontsize=8)
    ax.grid(alpha=0.3, axis="y")

    # Panel 3: Delta_scheme three-scheme machine-zero (the JOINT clause (c) certificate)
    ax = axes[2]
    L12_gv = gv_per_L[-1]  # (local) GV dict at L=12
    schemes = ["APS-1975", "Cheeger-Simons", "Bismut-Cheeger"]
    vals = [L12_gv["GV_APS"], L12_gv["GV_CS"], L12_gv["GV_BC"]]
    ax.bar(schemes, vals, color=["C4", "C5", "C6"])
    ax.set_ylabel("GV-Heitsch [$\\phi$] secondary class (M$_{KK}^2$)")
    delta = L12_gv["delta_scheme"]  # (local)
    dpass = "machine-zero PASS" if delta < DELTA_SCHEME_TOL else "FAIL"
    ax.set_title(f"Step 1: JOINT clause (c) @ L$_{{max}}$=12\n$\\Delta_{{scheme}}$={delta:.2e} (< 1e-9 {dpass})")
    ax.tick_params(axis="x", rotation=15, labelsize=8)
    ax.grid(alpha=0.3, axis="y")

    adm = "ADMISSIBLE" if t5_adm["t5_admissible"] else "INADMISSIBLE"
    s2 = "Stage-2 PASS-AND" if stage2["stage2_pass"] else "Stage-2 NOT PASS-AND"
    fig.suptitle(
        f"S94-VII-Bx-T5-ALPHA-S-A4-RECOVERY -- T5 Connes-Karoubi K$_0$-pairing @ a$_4$ Yang-Mills s=2  |  "
        f"deg-match (d$_A$=+2): {t5_adm['conjunct1_deg_match']}  |  {adm}  |  {s2}",
        fontsize=10)
    fig.tight_layout(rect=[0, 0, 1, 0.95])
    fig.savefig(OUT_PNG, dpi=130)
    plt.close(fig)


# -----------------------------------------------------------------------------
# Verdict-line emitter (atomic append; dual-SHA + schema-v2 3-tuple REQUIRED)
# -----------------------------------------------------------------------------
def find_prior_audit_sha() -> str:
    """Scan s94_gate_verdicts.txt for the latest non-superseded canonical line for
    this GATE_ID (gate-verdicts.md SS"Option A" supersession-chain reading)."""
    if not VERDICT_TXT.exists():
        return ""
    import re as _re  # (local)
    text = VERDICT_TXT.read_text(encoding="utf-8")  # (local)
    canon_re = _re.compile(
        rf"^{_re.escape(GATE_ID)}:\s.*?audit_sha256=([a-f0-9]{{64}})",
        _re.MULTILINE)  # (local)
    shas = canon_re.findall(text)  # (local)
    if not shas:
        return ""
    sup_re = _re.compile(r"supersedes=([a-f0-9]{64})")  # (local)
    superseded = set(sup_re.findall(text))  # (local)
    non_superseded = [s for s in shas if s not in superseded]  # (local)
    return non_superseded[-1] if non_superseded else shas[-1]


def append_verdict(verdict: str, value: str, audit_sha: str, content_sha: str,
                   sign_v: str, mag_v: str, reg_v: str,
                   t5_adm: dict, stage2: dict, gv12: dict,
                   supersedes_sha: str = "") -> None:
    """Append canonical line + dual-SHA companion + schema-v2 3-tuple row +
    bridge/regulator/level pin rows (atomic single open('a')) per gate-verdicts.md.
    """
    VERDICT_TXT.parent.mkdir(parents=True, exist_ok=True)
    sup_token = f"_supersedes={supersedes_sha}" if supersedes_sha else ""  # (local)
    line = (
        f"{GATE_ID}: {verdict} -- value='{value}{sup_token}' "
        f"scheme={SCHEME} convention={CONVENTION} "
        f"L_max={L_MAX} "
        f"audit_sha256={audit_sha} content_sha256={content_sha} "
        f"schema_version=S87+\n"
    )
    companion = (
        f"# audit_sha256_short={audit_sha[:16]} "
        f"content_sha256_short={content_sha[:16]} "
        f"# {GATE_ID} dual-SHA companion row (W9a-99 split)\n"
    )
    # REQUIRED [SIGN] 3-tuple companion row.
    schema_v2_row = (
        f"# sign_verdict={sign_v} magnitude_verdict={mag_v} regime_verdict={reg_v} "
        f"# {GATE_ID} 3-tuple annotation (S87 schema-v2); "
        f"sign = (alpha_s image NEGATIVE running) AND (index-fixed deg-match +2)\n"
    )
    # Bridge admissibility + Stage-2 provenance row
    bridge_row = (
        f"# t5_admissible={t5_adm['t5_admissible']} "
        f"conjunct1_deg_match={t5_adm['conjunct1_deg_match']} "
        f"conjunct2_non_scalar={t5_adm['conjunct2_non_scalar']} "
        f"delta_scheme={gv12['delta_scheme']:.3e} "
        f"stage2_pass={stage2['stage2_pass']} "
        f"axisA_PASS={stage2['axisA_PASS']} axisB_PASS={stage2['axisB_PASS']} "
        f"clause_c_PASS_AND={stage2['clause_c_PASS_AND']} "
        f"# {GATE_ID} T5 5-anatomy bridge + Stage-2 two-axis (lizzi-A/volovik-B) cross-verify\n"
    )
    # Regulator-pin (a_4^{Mellin}) + level-pin (CLASS=FULL) rows
    regulator_pin = (
        f"# REGULATOR_PIN=a_4^{{Mellin}} "
        f"# {GATE_ID} regulator-pin-discipline.md UV-regulator axis "
        f"(Yang-Mills channel residue at a_4 home pole s=2; cohomology-ratio a_n^{{zeta}})\n"
    )
    level_pin = (
        f"# LEVEL_CLASS_PIN=FULL "
        f"# {GATE_ID} substrate-first-canonical-sourcing.md SS(iv) K=4 "
        f"(consumes _cm_1995_residue_formula.py FULL physical CM-1995 SSIII.4 "
        f"residue evaluator; NO -SCHEMATIC suffix)\n"
    )
    rows = [line, companion, schema_v2_row, bridge_row, regulator_pin, level_pin]  # (local)
    if supersedes_sha:
        rows.append(
            f"# supersedes={supersedes_sha} "
            f"# {GATE_ID} corrective re-emission per gate-verdicts.md SS\"Option A\" "
            f"(prior line RETAINED; this corrective line is canonical)\n"
        )
    with VERDICT_TXT.open("a", encoding="utf-8") as fp:
        for r in rows:
            fp.write(r)


# -----------------------------------------------------------------------------
# Main
# -----------------------------------------------------------------------------
def main() -> int:
    print("=" * 78)
    print(f"  {GATE_ID}")
    print("  T5 Connes-Karoubi K_0-pairing alpha_s recovery @ a_4 Yang-Mills s=2")
    print("=" * 78)

    # --- Input SHA log (first 20 lines of stdout per gate-verdicts.md) ---
    print("\n=== Input SHA-256 pins ===")
    sha_canon = sha256_of(CANONICAL_CONSTANTS_PATH)  # (local)
    sha_cm = sha256_of(CM_1995_HELPER_PATH)  # (local)
    sha_cache = sha256_of(CACHE_L12)  # (local)
    sha_w7 = sha256_of(W7_1_NPZ)  # (local)
    sha_w13 = sha256_of(W1_3_T5_NPZ)  # (local)
    sha_script = sha256_of(SCRIPT_PATH)  # (local)
    print(f"  script                 : {sha_script}")
    print(f"  canonical_constants.py : {sha_canon}")
    print(f"  _cm_1995_residue (FULL): {sha_cm}")
    print(f"  s84 L12 cache          : {sha_cache}")
    print(f"  W7-1 transport npz     : {sha_w7}")
    print(f"  W1-3 T5 npz            : {sha_w13}")
    print(f"  W7-1 transport verdict : {W7_1_TRANSPORT_SHA}  (deg=+2 NON-SCALAR, T4-non-scalar)")
    print(f"  W1-3 T5 verdict        : {W1_3_T5_SHA}")
    print(f"  alpha_s_substrate_dist1: {alpha_s_substrate_distance_1}  (NEGATIVE running)")
    print(f"  alpha_s_pivot_goldstone: {alpha_s_pivot_goldstone}")
    print(f"  tau_fold={tau_fold}  M_KK={M_KK:.6e}")

    # === Substitution chain (Sage-verified this run) ===
    print("\n=== Substitution chain (degree-match conjunct 1; Sage-verified) ===")
    print(f"  deg(Res_W @ a4 pole s=2) = -2*S_A4_EFF = {SAGE_DEG_RESW_A4}")
    print(f"  deg(Res_W @ a2 pole s=1) = -2*S_A2_EFF = {SAGE_DEG_RESW_A2}")
    print(f"  deg(a_4/a_2) = 2(S_A2_EFF - S_A4_EFF) = {SAGE_DEG_A4_OVER_A2}  =>  |deg|={abs(SAGE_DEG_A4_OVER_A2)}")
    print(f"  d_A (alpha_s anchor degree, W7-1 transport) = +{D_A_ALPHA_S}")
    deg_match = bool(abs(SAGE_DEG_A4_OVER_A2) == abs(D_A_ALPHA_S) and (D_A_ALPHA_S == int(D_A_ALPHA_S)))  # (local)
    print(f"  |deg(a_4/a_2)| == |d_A| (index-fixed deg-match): {deg_match}")

    # === Step 1: GV-Heitsch [phi] three-scheme Delta_scheme (per L_max) ===
    print("\n=== Step 1: GV-Heitsch [phi] secondary class (3 schemes) ===")
    gv_per_L = []  # (local)
    for Lm in L_MAX_SCAN:
        gv = gv_secondary_three_schemes(Lm, tau_fold)  # (local)
        gv_per_L.append(gv)
        print(f"  L={Lm:2d}: GV_APS={gv['GV_APS']:.6e} GV_CS={gv['GV_CS']:.6e} "
              f"GV_BC={gv['GV_BC']:.6e}  Delta_scheme={gv['delta_scheme']:.3e}")
    gv12 = gv_per_L[-1]  # (local) L=12
    delta_pass = bool(gv12["delta_scheme"] < DELTA_SCHEME_TOL)  # (local)
    print(f"  Delta_scheme(L=12) = {gv12['delta_scheme']:.3e}  (< {DELTA_SCHEME_TOL:.0e}: {delta_pass})")
    print(f"  eta_defect(L=12) = {gv12['eta_defect']}  (BDI parity-blindness; odd-grading [phi])")

    # === Step 2: T5 K_0-pairing image (chi-image BdG inheritance; conjunct 2) ===
    print("\n=== Step 2: T5 K_0-pairing image @ a_4 s=2 (chi-image, NON-SCALAR) ===")
    chp_per_L = []  # (local)
    ratio_per_L = []  # (local)
    for Lm in L_MAX_SCAN:
        chp = chi_image_ch_p0(Lm, tau_fold)  # (local)
        chp_per_L.append(chp)
        ratio_per_L.append(chp["ratio"])
        print(f"  L={Lm:2d}: a4^Mellin={chp['a4_sum']:.6e} a2={chp['a2_sum']:.6e} "
              f"ratio(a4/a2)={chp['ratio']:.6f} f_chi={chp['f_chi']:.4f} "
              f"f_chi_cancels={chp['f_chi_cancels']} n_sectors={chp['n_sectors']}")
    ratio_per_L = np.array(ratio_per_L, dtype=float)  # (local)
    chp12 = chp_per_L[-1]  # (local)
    # NON-SCALAR test: the a_4/a_2 ratio FLOWS in L_max (two poles respond differently
    # => surviving L_max-dependence; NOT a scalar). Test ratio is not constant.
    ratio_spread = float(np.max(ratio_per_L) - np.min(ratio_per_L))  # (local)
    non_scalar = bool(ratio_spread > 1e-6 and chp12["f_chi_cancels"])  # (local) surviving + chi-natural
    print(f"  ratio spread over L in {L_MAX_SCAN} = {ratio_spread:.6e}  (NON-SCALAR surviving: {non_scalar})")

    # T5 image sign (the [SIGN] sub-check: must inherit the negative running)
    t5_img = t5_alpha_s_image(chp12, gv12)  # (local)
    print(f"  T5 image (signed) = {t5_img['t5_image_signed']:.6f}  "
          f"(GV_sign={t5_img['gv_sign']:+.0f}; image_is_negative={t5_img['image_is_negative']})")
    print(f"  alpha_s_substrate_distance_1 = {alpha_s_substrate_distance_1}  (both negative => sign preserved)")

    # === Step 3: Level-2 envelope + Level-3 anchor ===
    # The T5 convergence object is the GV-Heitsch SUCCESSIVE RATIO (the Connes-Karoubi
    # <[phi], Ch(P_0)> pairing's L_max stabilization), Aitken-Delta^2 extrapolated --
    # the CANONICAL W1-3 T5 construction. NOT the raw a_4/a_2 moment ratio (that is a
    # T4-type DIVERGENT SUM/SUM object; it sets the DEGREE + SIGN only, Step 2/4).
    print("\n=== Step 3: 3-level ladder (T5 Connes-Karoubi pairing convergence) ===")
    L_grid = np.array(L_MAX_SCAN, dtype=float)  # (local)
    gv_succ_ratio = gv_successive_ratio(gv_per_L)  # (local) [1, GV[10]/GV[8], GV[12]/GV[10]]
    print(f"  GV-Heitsch successive ratio (T5 pairing object) = {gv_succ_ratio}")
    lvl = level2_envelope_and_level3(L_grid, gv_succ_ratio)  # (local) Aitken Delta^2
    print(f"  Phi_inf (Aitken Delta^2 limit of GV succ-ratio) = {lvl['Phi_inf']:.6f}")
    print(f"  alpha_env (envelope exponent) = {lvl['alpha_env']:.4f}; C_env={lvl['C_env']:.4e}")
    print(f"  Level-2 envelope @ L=12 = {lvl['level2']:.6e}")
    print(f"  Level-3 anchor   @ L=12 = {lvl['level3']:.6e}")
    print(f"  Level-3 < Level-2 (PASS predicate): {lvl['l3_lt_l2']}")

    # === Step 4: T5 admissibility + Stage-2 two-axis cross-verify ===
    print("\n=== Step 4: T5 admissibility + Stage-2 two-axis cross-verify ===")
    t5_adm = t5_admissibility(deg_match, non_scalar, lvl["l3_lt_l2"], gv12["delta_scheme"])  # (local)
    stage2 = stage2_two_axis(t5_adm, deg_match, non_scalar, delta_pass, lvl["l3_lt_l2"])  # (local)
    print(f"  conjunct 1 (deg-match d_A=+2)      : {t5_adm['conjunct1_deg_match']}")
    print(f"  conjunct 2 (substrate-natural NON-SCALAR): {t5_adm['conjunct2_non_scalar']}")
    print(f"  Delta_scheme operational test     : {t5_adm['delta_scheme_pass']}")
    print(f"  T5 ADMISSIBLE (conj1 AND conj2 AND Delta): {t5_adm['t5_admissible']}")
    print(f"  Axis-A (NCG/spectral) PASS  [clause (a) homogeneity + (e) index-rigidity]: {stage2['axisA_PASS']}")
    print(f"  Axis-B (transport) PASS     [clause (b) non-scalar + (f) transport-deg]:    {stage2['axisB_PASS']}")
    print(f"  JOINT clause (c) PASS-AND (Delta_scheme->0 both axes): {stage2['clause_c_PASS_AND']}")
    print(f"  Stage2_PASS_AND: {stage2['stage2_pass']}")

    # === Step 5: verdict (3-tuple + composite collapse) ===
    print("\n=== Step 5: verdict (3-tuple + composite collapse) ===")
    composite, sign_v, mag_v, reg_v, margin, full_conj = evaluate_gate(
        t5_adm, stage2, lvl, t5_img, gv12)  # (local)
    print(f"  sign_verdict      = {sign_v}  (alpha_s NEGATIVE running AND deg-match +2)")
    print(f"  magnitude_verdict = {mag_v}   (Level-3<Level-2 margin={margin:.4f})")
    print(f"  regime_verdict    = {reg_v}")
    print(f"  full conjunction (L3<L2 AND Delta AND deg AND Stage2) = {full_conj}")
    print(f"  COMPOSITE = {composite}")

    # === Build pinmap + dual-SHA ===
    pins = {  # (local)
        "gate_id": GATE_ID,
        "scheme": SCHEME,
        "convention": CONVENTION,
        "L_max": L_MAX,
        "L_max_scan": list(L_MAX_SCAN),
        "s_a4": S_A4, "s_a2": S_A2, "s_a4_eff": S_A4_EFF, "s_a2_eff": S_A2_EFF,
        "d_A_alpha_s": D_A_ALPHA_S,
        "deg_a4_over_a2": SAGE_DEG_A4_OVER_A2,
        "delta_scheme_tol": DELTA_SCHEME_TOL,
        "deg_tol": DEG_TOL,
        "tau_fold": float(tau_fold),
        "M_KK": float(M_KK),
        "alpha_s_substrate_distance_1": float(alpha_s_substrate_distance_1),
        "alpha_s_pivot_goldstone": float(alpha_s_pivot_goldstone),
        "w7_1_transport_sha": W7_1_TRANSPORT_SHA,
        "w1_3_t5_sha": W1_3_T5_SHA,
        "cm_1995_residue_module_sha": sha_cm,
        "canonical_sha": sha_canon,
    }
    audit_sha, content_sha = compute_dual_sha(SCRIPT_PATH, CANONICAL_CONSTANTS_PATH, pins)  # (local)
    print("\n=== dual-SHA ===")
    print(f"  audit_sha256   = {audit_sha}")
    print(f"  content_sha256 = {content_sha}")

    # === Plot ===
    make_plot(L_grid, gv_succ_ratio, ratio_per_L, lvl, gv_per_L, t5_adm, stage2)
    print(f"\n  plot -> {OUT_PNG.name}")

    # === Save npz ===
    np.savez(
        OUT_NPZ,
        gate_id=GATE_ID, scheme=SCHEME, convention=CONVENTION,
        L_max=L_MAX, L_max_scan=np.array(L_MAX_SCAN),
        s_a4=S_A4, s_a2=S_A2, s_a4_eff=S_A4_EFF, s_a2_eff=S_A2_EFF,
        # substitution chain / degree-match
        deg_ResW_a4=SAGE_DEG_RESW_A4, deg_ResW_a2=SAGE_DEG_RESW_A2,
        deg_a4_over_a2=SAGE_DEG_A4_OVER_A2, d_A_alpha_s=D_A_ALPHA_S,
        deg_match=deg_match,
        # Step 1 GV-Heitsch three-scheme
        GV_APS=np.array([g["GV_APS"] for g in gv_per_L]),
        GV_CS=np.array([g["GV_CS"] for g in gv_per_L]),
        GV_BC=np.array([g["GV_BC"] for g in gv_per_L]),
        delta_scheme_per_L=np.array([g["delta_scheme"] for g in gv_per_L]),
        delta_scheme_L12=gv12["delta_scheme"], delta_scheme_pass=delta_pass,
        eta_defect_L12=gv12["eta_defect"],
        # Step 2 chi-image / image ratio
        a4_sum_per_L=np.array([c["a4_sum"] for c in chp_per_L]),
        a2_sum_per_L=np.array([c["a2_sum"] for c in chp_per_L]),
        ratio_per_L=ratio_per_L, f_chi=chp12["f_chi"], f_chi_cancels=chp12["f_chi_cancels"],
        ratio_spread=ratio_spread, non_scalar=non_scalar,
        t5_image_signed=t5_img["t5_image_signed"], t5_image_ratio=t5_img["t5_image_ratio"],
        gv_sign=t5_img["gv_sign"], image_is_negative=t5_img["image_is_negative"],
        # Step 3 Level-2/Level-3 (T5 Connes-Karoubi pairing convergence via GV succ-ratio)
        gv_succ_ratio=gv_succ_ratio,
        Phi_inf=lvl["Phi_inf"], alpha_env=lvl["alpha_env"], C_env=lvl["C_env"],
        level2=lvl["level2"], level3=lvl["level3"], l3_lt_l2=lvl["l3_lt_l2"],
        resid_per_L=np.array(lvl["resid_per_L"]),
        # Step 4 admissibility + Stage-2
        conjunct1_deg_match=t5_adm["conjunct1_deg_match"],
        conjunct2_non_scalar=t5_adm["conjunct2_non_scalar"],
        t5_admissible=t5_adm["t5_admissible"],
        axisA_PASS=stage2["axisA_PASS"], axisB_PASS=stage2["axisB_PASS"],
        clause_c_PASS_AND=stage2["clause_c_PASS_AND"], stage2_pass=stage2["stage2_pass"],
        clause_a_homogeneity=stage2["clause_a_homogeneity"],
        clause_e_index_rigidity=stage2["clause_e_index_rigidity"],
        clause_b_non_scalar=stage2["clause_b_non_scalar"],
        clause_f_transport_deg=stage2["clause_f_transport_deg"],
        # Step 5 verdict
        composite_verdict=composite, sign_verdict=sign_v,
        magnitude_verdict=mag_v, regime_verdict=reg_v,
        margin=margin, full_conjunction=full_conj,
        # provenance
        w7_1_transport_sha=W7_1_TRANSPORT_SHA, w1_3_t5_sha=W1_3_T5_SHA,
        cm_1995_residue_module_sha=sha_cm,
        tau_fold=float(tau_fold), M_KK=float(M_KK),
        alpha_s_substrate_distance_1=float(alpha_s_substrate_distance_1),
        alpha_s_pivot_goldstone=float(alpha_s_pivot_goldstone),
        audit_sha256=audit_sha, content_sha256=content_sha,
        DELTA_SCHEME_TOL=DELTA_SCHEME_TOL, DEG_TOL=DEG_TOL,
        L3_LT_L2_MARGIN=L3_LT_L2_MARGIN,
    )
    print(f"  data -> {OUT_NPZ.name}")

    # === Emit verdict line ===
    print("\n=== Emit verdict line + companions ===")
    prior_sha = find_prior_audit_sha()  # (local)
    supersedes = prior_sha if (prior_sha and prior_sha != audit_sha) else ""  # (local)
    value = (
        f"composite={composite}_T5_admissible={t5_adm['t5_admissible']}"
        f"_deg_match={deg_match}(d_A=+{D_A_ALPHA_S},deg(a4/a2)={SAGE_DEG_A4_OVER_A2})"
        f"_delta_scheme={gv12['delta_scheme']:.2e}"
        f"_L3={lvl['level3']:.4e}_L2={lvl['level2']:.4e}_L3ltL2={lvl['l3_lt_l2']}"
        f"_alpha_env={lvl['alpha_env']:.4f}"
        f"_non_scalar={non_scalar}_t5_image={t5_img['t5_image_signed']:.4f}"
        f"_stage2_PASS_AND={stage2['stage2_pass']}"
        f"_axisA={stage2['axisA_PASS']}_axisB={stage2['axisB_PASS']}"
        f"_clause_c_PASS_AND={stage2['clause_c_PASS_AND']}"
        f"_chi_image_BdG_inheritance_class_SS-VII.Bx-STAGE-1-CANDIDATE"
    )
    append_verdict(composite, value, audit_sha, content_sha,
                   sign_v, mag_v, reg_v, t5_adm, stage2, gv12, supersedes)
    print(f"  verdict line appended -> {VERDICT_TXT}")
    print(f"  composite={composite} sign={sign_v} mag={mag_v} regime={reg_v}"
          + (f"  supersedes={supersedes[:16]}..." if supersedes else ""))

    # === Output 4-tuple (final non-verdict line) ===
    print("\n=== Output 4-tuple ===")
    print(f"  (value=composite:{composite}, scheme={SCHEME}, "
          f"convention={CONVENTION}, L_max={L_MAX})")
    return 0


if __name__ == "__main__":
    sys.exit(main())
